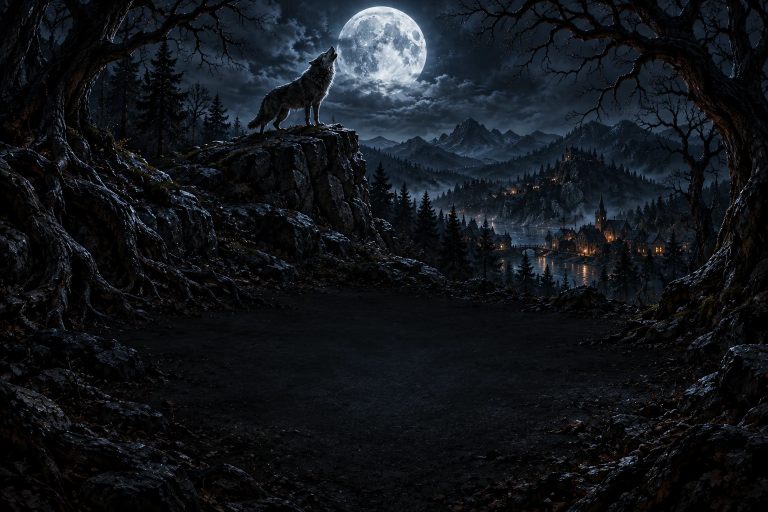
#> input picture godot/assets/start/start-hintergrund.webp, 1536 x 1024 px, found by its file name (shown at 1/2 size)
$ python build_splash.py
#> lines starting #> are read from the running program, lines starting #| are printed output that depends on the picture
"""SUPERSEDED by tools/build_brand_assets.py (wordmark + seal splash); do not run, it would overwrite the new splash.
Builds godot/assets/app/splash-grimmhain.png (boot splash and web loading page): start-hintergrund strongly darkened with a vignette
towards the splash colour, start-logo centred. Needs godot/assets/start/ (python tools/build_start_assets.py).
Run from the repo root: python tools/build_splash.py"""
from PIL import Image, ImageEnhance
import numpy as np

W, H = 1536, 1152
BG = (6, 8, 16)
src = Image.open("godot/assets/start/start-hintergrund.webp").convert("RGB")
#> src is the input picture: PIL image 1536x1024 RGB; mean R, G, B 17.5, 21.3, 25.8
scale = H / src.height
#> scale = 1.12
src = src.resize((round(src.width * scale), H), Image.LANCZOS)
#> src: PIL image 1728x1152 RGB
left = (src.width - W) // 2
#> left = 96
img = ImageEnhance.Brightness(src.crop((left, 0, left + W, H))).enhance(0.3)
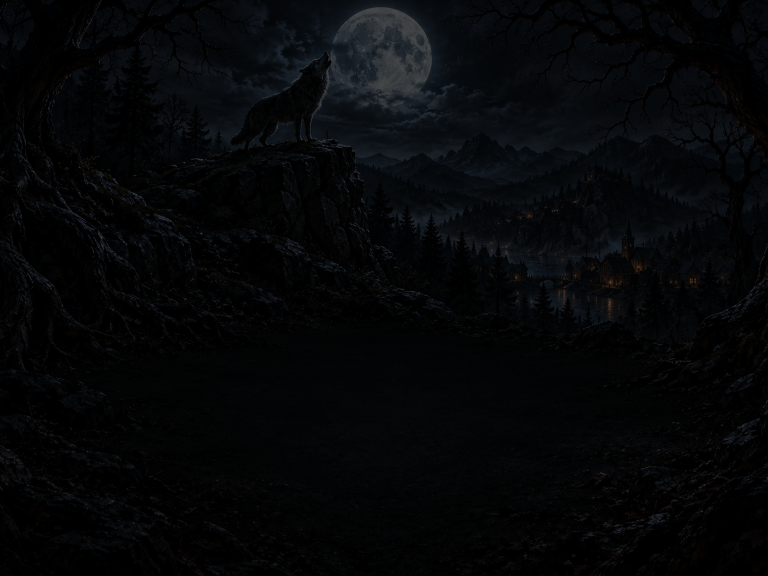
#> img: PIL image 1536x1152 RGB (shown at 1/2 size); mean R, G, B 5.2, 6.4, 7.9
arr = np.asarray(img).astype(np.float32)
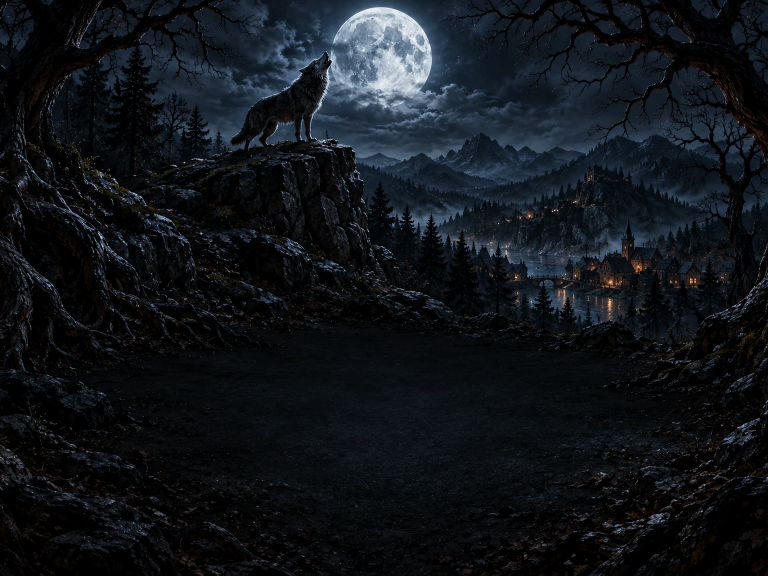
#> arr: shape (1152, 1536, 3) float32 (shown at 1/2 size); mean R, G, B 5.2, 6.4, 7.9; drawn with min black and max white
yy, xx = np.mgrid[0:H, 0:W]
d = np.sqrt(((xx - W / 2) / (W / 2)) ** 2 + ((yy - H / 2) / (H / 2)) ** 2)
mask = np.clip((d - 0.5) / 0.5, 0, 1)[..., None] ** 1.2
arr = arr * (1 - mask) + np.array(BG, dtype=np.float32) * mask
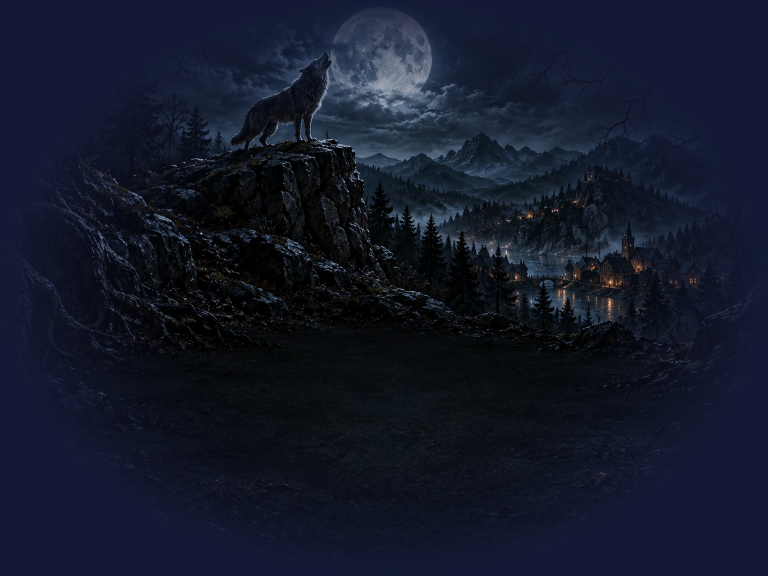
#> arr: shape (1152, 1536, 3) float64 (shown at 1/2 size); mean R, G, B 5.8, 7.5, 12.5; drawn with min black and max white
img = Image.fromarray(arr.astype(np.uint8)).convert("RGBA")
#> img: PIL image 1536x1152 RGBA
#> (the run stopped early here; a loop or call above may not have finished)

$ run again, with assets/Nacht.png saved as godot/assets/start/start-hintergrund.webp
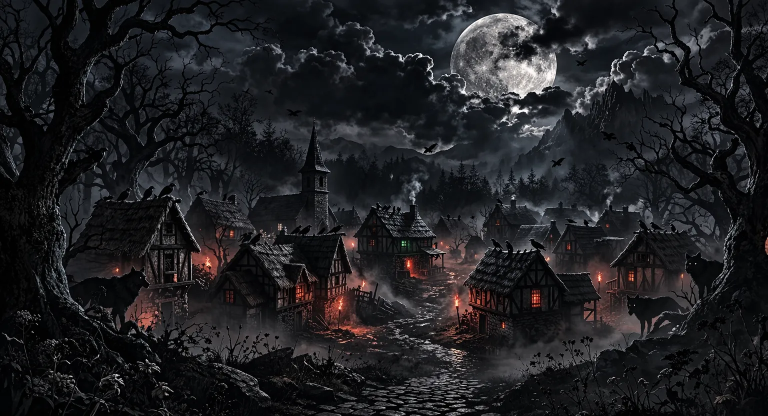
#> input picture assets/Nacht.png, 1536 x 832 px, found by its file name (shown at 1/2 size)
#> src is the input picture: PIL image 1536x832 RGB; mean R, G, B 31.9, 32, 34.8
#> src: PIL image 2127x1152 RGB
#> `arr = arr * (1 - mask) + np.array(BG, dtype=np.float32) * mask`:
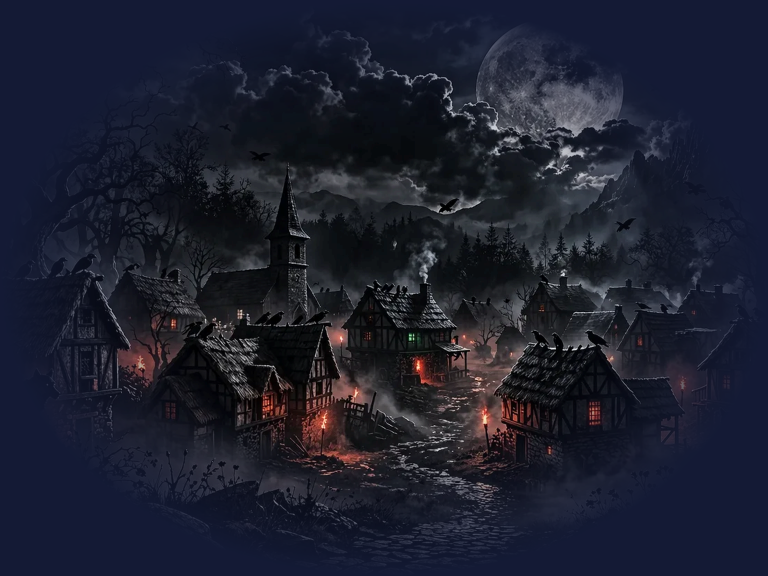
#> arr: shape (1152, 1536, 3) float64 (shown at 1/2 size); mean R, G, B 8.6, 9.4, 14; drawn with min black and max white
#> `img = Image.fromarray(arr.astype(np.uint8)).convert("RGBA")`:
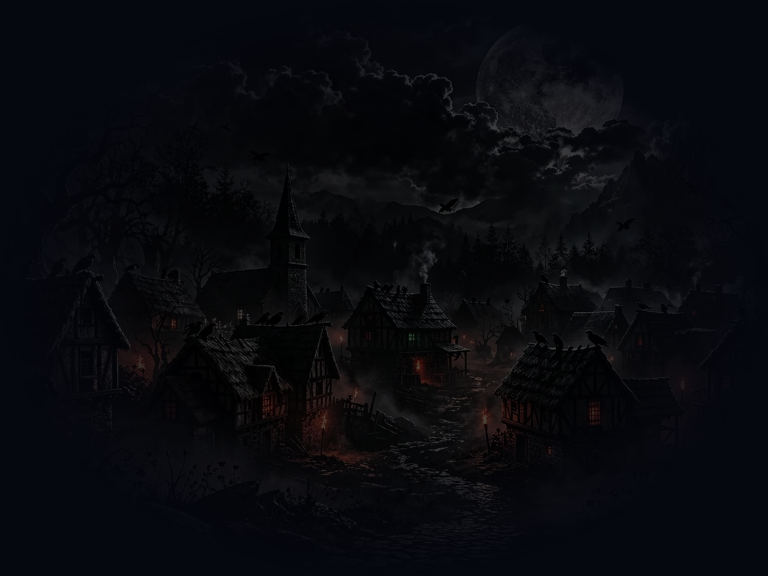
#> img: PIL image 1536x1152 RGBA (shown at 1/2 size); mean R, G, B, A 8.3, 9.2, 13.7, 255
